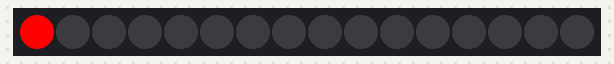
Bench run of a sketch on a simulated Arduino Uno, built with avr-gcc and run on an emulated ATmega328P. Shown: 16 RGB LEDs in strip order, left to right.

Above: at 0.01 s.
At 4.88 s:
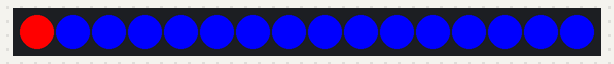
At 9.61 s:
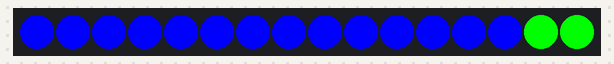
At 19.97 s:
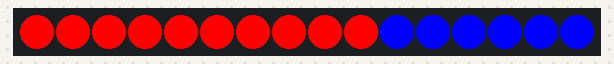
At 30.03 s:
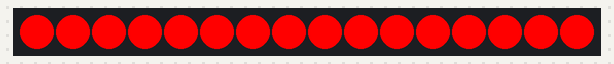
At 39.93 s:
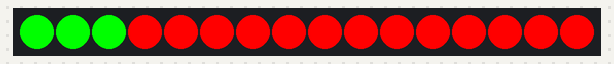

The sketch:

sketch.ino
```cpp
#include <Adafruit_NeoPixel.h>
int ledSayisi = 16;
int ledPin = 8;
int parlaklik = 255;
Adafruit_NeoPixel neoLed(ledSayisi, ledPin, NEO_GRB + NEO_KHZ800);
void setup()
  {
    neoLed.begin();
    neoLed.clear();
    neoLed.setBrightness(parlaklik);
  }

void loop()
  {
    for(int i=0;i<16;++i) ledShow(i,255,0,0);
    for(int i=0;i<16;++i) ledShow(i,0,255,0);
    for(int i=0;i<16;++i) ledShow(i,0,0,255);
  }

void ledShow(int i,byte r,byte g, byte b)
  {
    neoLed.setPixelColor(i, neoLed.Color(r, g, b));
    neoLed.show();
    delay(50);
  }
```
